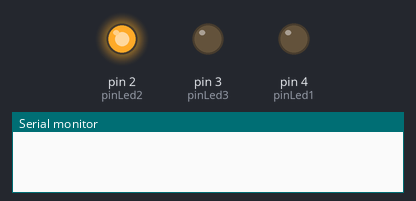
A sketch run on a simulated Arduino Uno, built with avr-gcc and run on an emulated ATmega328P. Parts: output pins drawn as LEDs (lit = HIGH), the last lines printed to the serial monitor. Random numbers use the default seed unless the sketch sets one.

Above: at 2.1 s.
At 4.1 s:
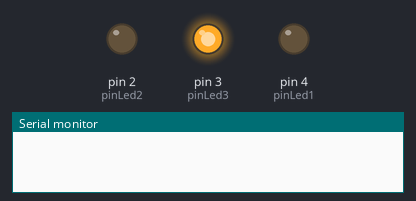
At 5.1 s:
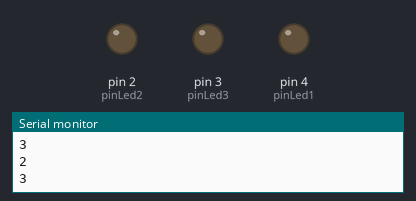
Timing chart, 0 to 6.6 s (numbered marks = the images above):
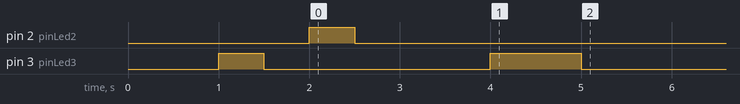

The sketch:

memory_game.ino
```cpp
 int pinLed1=4;
  int pinLed2=2;
  int pinLed3=3;
 // int pinLed4=4;
  int ran1;
  int ran2;
  int ran3;

void setup() {
  // put your main code here, to run repeatedly:
 pinMode(pinLed1,OUTPUT);
 pinMode(pinLed2,OUTPUT);
 pinMode(pinLed3,OUTPUT);
// pinMode(pinLed4,OUTPUT);
randomSeed(analogRead(0));
  Serial.begin(9600);
  ran1=random(1,4);
  ran2=random(1,4);
  ran3=random(1,4);
if(ran1==1)
digitalWrite(pinLed1,HIGH);
delay(500);
digitalWrite(pinLed1,LOW);
if(ran1==2)
digitalWrite(pinLed2,HIGH);
delay(500);
digitalWrite(pinLed2,LOW);
if(ran1==3)
digitalWrite(pinLed3,HIGH);
delay(500);
digitalWrite(pinLed3,LOW);

if(ran2==1)
digitalWrite(pinLed1,HIGH);
delay(500);
digitalWrite(pinLed1,LOW);
if(ran2==2)
digitalWrite(pinLed2,HIGH);
delay(500);
digitalWrite(pinLed2,LOW);
if(ran2==3)
digitalWrite(pinLed3,HIGH);
delay(500);
digitalWrite(pinLed3,LOW);

if(ran3==1)
digitalWrite(pinLed1,HIGH);
delay(500);
digitalWrite(pinLed1,LOW);
if(ran3==2)
digitalWrite(pinLed2,HIGH);
delay(500);
digitalWrite(pinLed2,LOW);
if(ran3==3)
digitalWrite(pinLed3,HIGH);
delay(1000);
digitalWrite(pinLed3,LOW);

Serial.println(ran1);
Serial.println(ran2);
Serial.println(ran3);
}
void loop(){


  }
```
